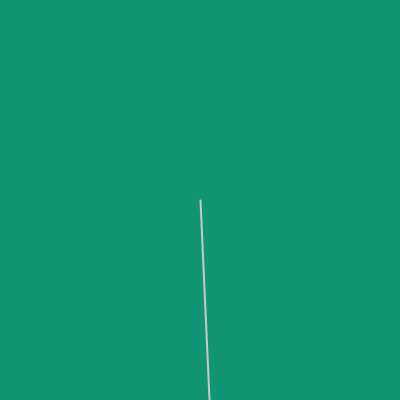
Frame 1 (no input)
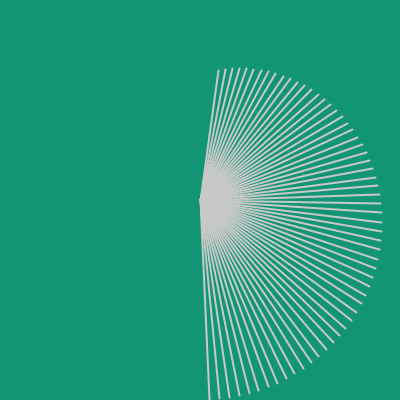
Frame 60 (the mouse pressed at the canvas centre just before this capture)
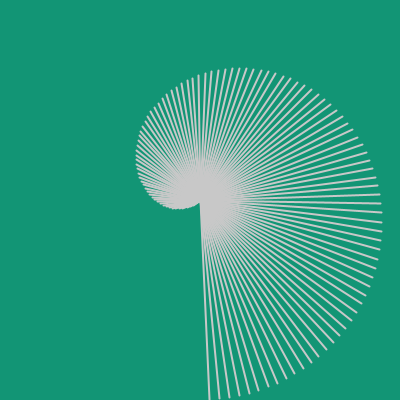
Frame 120 (the mouse held since frame 60 and released just before this capture)

The Processing sketch that drew these frames (run headless with seeded random() and noise(); from frame 60 on, the mouse is pressed at the canvas centre):

// Processing sketch: sketch_122
// ── sketch_122.pde
// fun programming #122
// programming roses and other flowers

float k = 2/7.0;

void setup() {
  size(400, 400);
  background(#129575);
  colorMode(HSB);
  strokeWeight(0.01);
}
void draw() {
  translate(width/2, height/2);
  scale(200, 200);
  float t = frameCount / 20.0;
  float x = cos(k*t) * sin(t);
  float y = cos(k*t) * cos(t); 
  stroke(200);
  line(0, 0, x, y);
}
